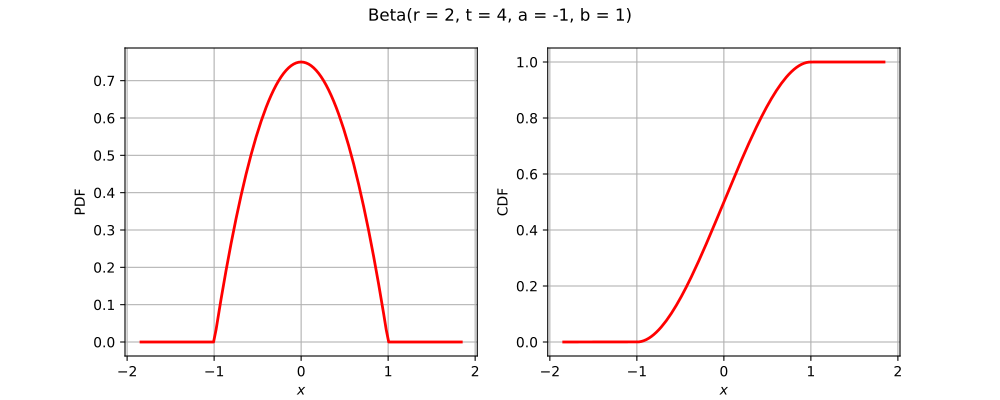

Python code for this plot:
import openturns as ot
from matplotlib import pyplot as plt
from openturns.viewer import View
if ot.Beta().__class__.__name__ == 'ComposedDistribution':
    correlation = ot.CorrelationMatrix(2)
    correlation[1, 0] = 0.25
    aCopula = ot.NormalCopula(correlation)
    marginals = [ot.Normal(1.0, 2.0), ot.Normal(2.0, 3.0)]
    distribution = ot.ComposedDistribution(marginals, aCopula)
elif ot.Beta().__class__.__name__ == 'CumulativeDistributionNetwork':
    distribution = ot.CumulativeDistributionNetwork([ot.Normal(2),ot.Dirichlet([0.5, 1.0, 1.5])], ot.BipartiteGraph([[0,1], [0,1]]))
elif ot.Beta().__class__.__name__ == 'Histogram':
    distribution = ot.Histogram([-1.0, 0.5, 1.0, 2.0], [0.45, 0.4, 0.15])
else:
    distribution = ot.Beta()
dimension = distribution.getDimension()
if dimension == 1:
    distribution.setDescription(['$x$'])
    pdf_graph = distribution.drawPDF()
    cdf_graph = distribution.drawCDF()
    fig = plt.figure(figsize=(10, 4))
    plt.suptitle(str(distribution))
    pdf_axis = fig.add_subplot(121)
    cdf_axis = fig.add_subplot(122)
    View(pdf_graph, figure=fig, axes=[pdf_axis], add_legend=False)
    View(cdf_graph, figure=fig, axes=[cdf_axis], add_legend=False)
elif dimension == 2:
    distribution.setDescription(['$x_1$', '$x_2$'])
    pdf_graph = distribution.drawPDF()
    fig = plt.figure(figsize=(10, 5))
    plt.suptitle(str(distribution))
    pdf_axis = fig.add_subplot(111)
    View(pdf_graph, figure=fig, axes=[pdf_axis], add_legend=False)
